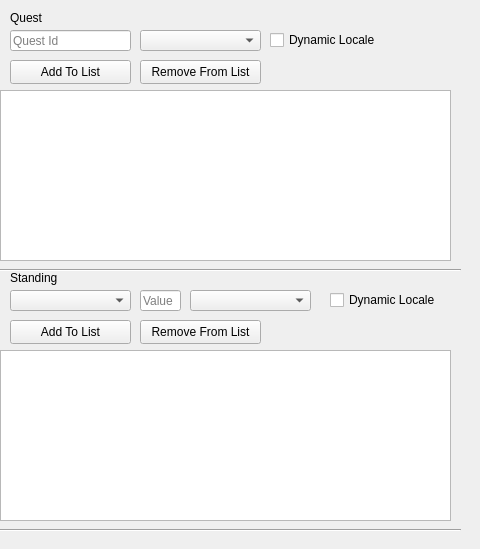
            <widget class="QWidget" name="tab_14">
             <attribute name="title">
              <string>Quest and Standing</string>
             </attribute>
             <widget class="QLineEdit" name="FailQuestId">
              <property name="geometry">
               <rect>
                <x>10</x>
                <y>30</y>
                <width>121</width>
                <height>21</height>
               </rect>
              </property>
              <property name="text">
               <string/>
              </property>
              <property name="maxLength">
               <number>24</number>
              </property>
              <property name="placeholderText">
               <string>Quest Id</string>
              </property>
              <property name="clearButtonEnabled">
               <bool>true</bool>
              </property>
             </widget>
             <widget class="QLabel" name="Label232">
              <property name="geometry">
               <rect>
                <x>10</x>
                <y>10</y>
                <width>49</width>
                <height>16</height>
               </rect>
              </property>
              <property name="text">
               <string>Quest</string>
              </property>
             </widget>
             <widget class="QComboBox" name="FailQuestStatus">
              <property name="geometry">
               <rect>
                <x>140</x>
                <y>30</y>
                <width>121</width>
                <height>21</height>
               </rect>
              </property>
              <property name="editable">
               <bool>false</bool>
              </property>
              <property name="placeholderText">
               <string>Status</string>
              </property>
              <property name="modelColumn">
               <number>0</number>
              </property>
             </widget>
             <widget class="QCheckBox" name="FailQuestDynamicLocale">
              <property name="geometry">
               <rect>
                <x>270</x>
                <y>30</y>
                <width>111</width>
                <height>20</height>
               </rect>
              </property>
              <property name="text">
               <string>Dynamic Locale</string>
              </property>
              <property name="checked">
               <bool>false</bool>
              </property>
             </widget>
             <widget class="QPushButton" name="FailQuestAddToList">
              <property name="geometry">
               <rect>
                <x>10</x>
                <y>60</y>
                <width>121</width>
                <height>24</height>
               </rect>
              </property>
              <property name="text">
               <string>Add To List</string>
              </property>
             </widget>
             <widget class="QPushButton" name="FailQuestRemoveFromList">
              <property name="geometry">
               <rect>
                <x>140</x>
                <y>60</y>
                <width>121</width>
                <height>24</height>
               </rect>
              </property>
              <property name="text">
               <string>Remove From List</string>
              </property>
             </widget>
             <widget class="Line" name="line_24">
              <property name="geometry">
               <rect>
                <x>-10</x>
                <y>260</y>
                <width>471</width>
                <height>20</height>
               </rect>
              </property>
              <property name="orientation">
               <enum>Qt::Horizontal</enum>
              </property>
             </widget>
             <widget class="QListWidget" name="FailQuestWidget">
              <property name="geometry">
               <rect>
                <x>0</x>
                <y>90</y>
                <width>451</width>
                <height>171</height>
               </rect>
              </property>
             </widget>
             <widget class="QComboBox" name="FailStandingCompare">
              <property name="geometry">
               <rect>
                <x>190</x>
                <y>290</y>
                <width>121</width>
                <height>21</height>
               </rect>
              </property>
              <property name="editable">
               <bool>false</bool>
              </property>
              <property name="placeholderText">
               <string>Compare Method</string>
              </property>
              <property name="modelColumn">
               <number>0</number>
              </property>
             </widget>
             <widget class="Line" name="line_25">
              <property name="geometry">
               <rect>
                <x>-10</x>
                <y>520</y>
                <width>471</width>
                <height>20</height>
               </rect>
              </property>
              <property name="orientation">
               <enum>Qt::Horizontal</enum>
              </property>
             </widget>
             <widget class="QLabel" name="Label232_2">
              <property name="geometry">
               <rect>
                <x>10</x>
                <y>270</y>
                <width>49</width>
                <height>16</height>
               </rect>
              </property>
              <property name="text">
               <string>Standing</string>
              </property>
             </widget>
             <widget class="QListWidget" name="FailStandingWidget">
              <property name="geometry">
               <rect>
                <x>0</x>
                <y>350</y>
                <width>451</width>
                <height>171</height>
               </rect>
              </property>
             </widget>
             <widget class="QPushButton" name="FailStandingRemoveFromList">
              <property name="geometry">
               <rect>
                <x>140</x>
                <y>320</y>
                <width>121</width>
                <height>24</height>
               </rect>
              </property>
              <property name="text">
               <string>Remove From List</string>
              </property>
             </widget>
             <widget class="QPushButton" name="FailStandingAddToList">
              <property name="geometry">
               <rect>
                <x>10</x>
                <y>320</y>
                <width>121</width>
                <height>24</height>
               </rect>
              </property>
              <property name="text">
               <string>Add To List</string>
              </property>
             </widget>
             <widget class="QCheckBox" name="FailStandingDynamicLocale">
              <property name="geometry">
               <rect>
                <x>330</x>
                <y>290</y>
                <width>111</width>
                <height>20</height>
               </rect>
              </property>
              <property name="text">
               <string>Dynamic Locale</string>
              </property>
              <property name="checked">
               <bool>false</bool>
              </property>
             </widget>
             <widget class="QComboBox" name="FailStandingTrader">
              <property name="geometry">
               <rect>
                <x>10</x>
                <y>290</y>
                <width>121</width>
                <height>21</height>
               </rect>
              </property>
              <property name="editable">
               <bool>false</bool>
              </property>
              <property name="placeholderText">
               <string>Trader</string>
              </property>
              <property name="modelColumn">
               <number>0</number>
              </property>
             </widget>
             <widget class="QLineEdit" name="FailStandingValue">
              <property name="geometry">
               <rect>
                <x>140</x>
                <y>290</y>
                <width>41</width>
                <height>21</height>
               </rect>
              </property>
              <property name="text">
               <string/>
              </property>
              <property name="maxLength">
               <number>24</number>
              </property>
              <property name="placeholderText">
               <string>Value</string>
              </property>
              <property name="clearButtonEnabled">
               <bool>true</bool>
              </property>
             </widget>
            </widget>
